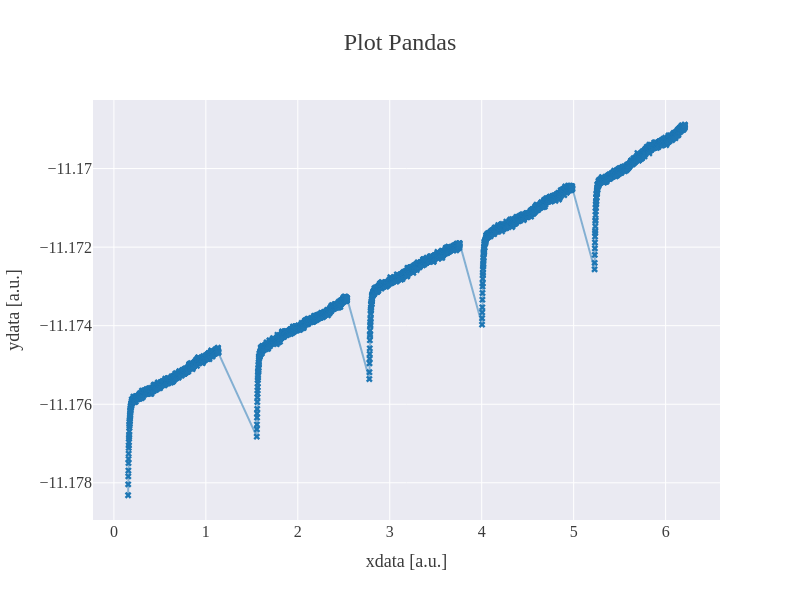
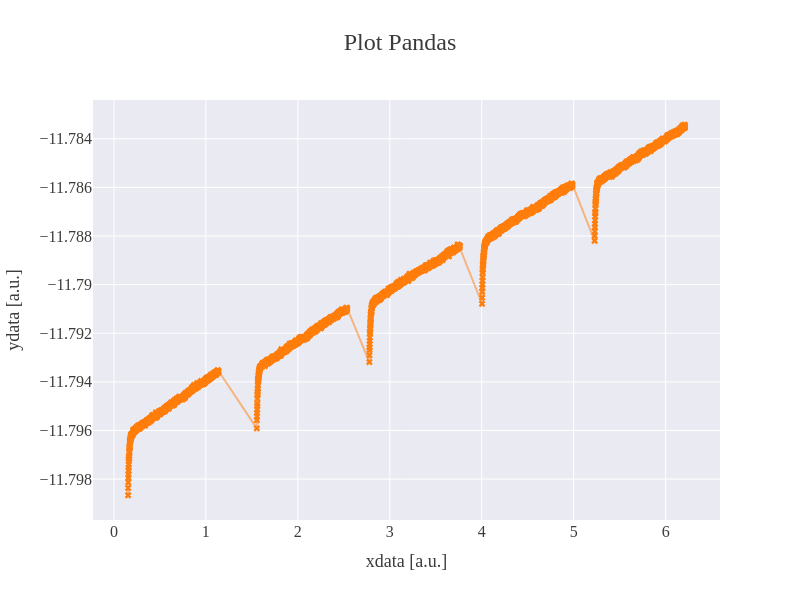
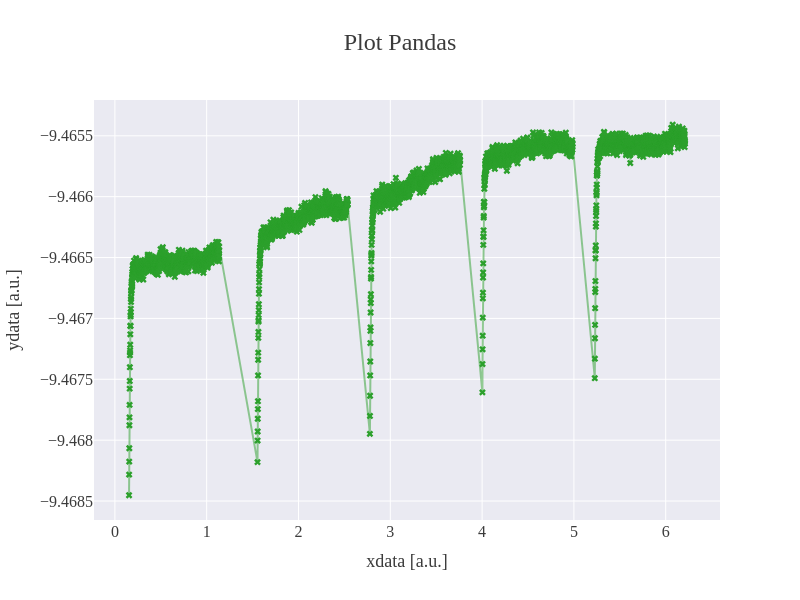
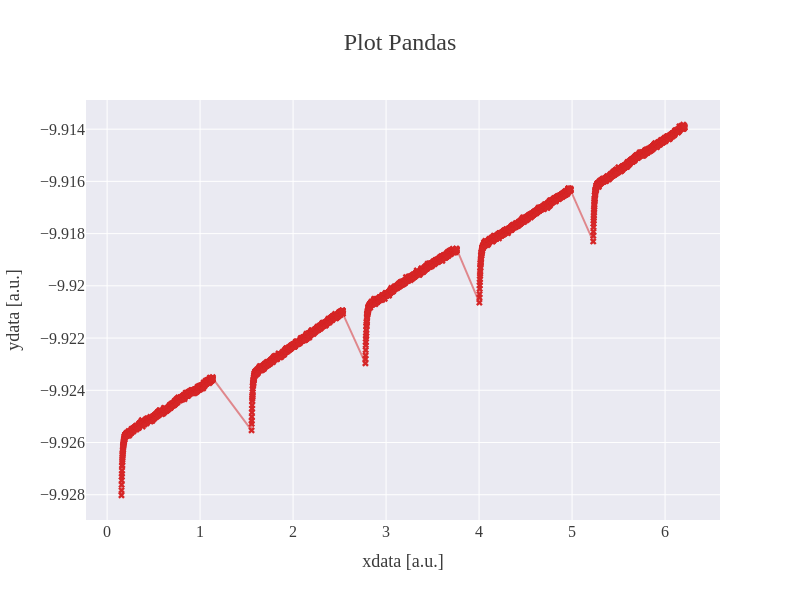

The notebook cell these images were saved under, in order:
### Code cell
# Plot each waveform column separately, with all sequence numbers on the same figure
color_cycle = itertools.cycle(colors_plotly)

for _i, col in enumerate(waveform_cols):
    plotly_fig = go.Figure(layout=custom_layout("xdata [a.u.]", "ydata [a.u.]", "Plot Pandas"))
    _x_vec = df["t8_waveform_time"]

    print(f"Plotting {col}...")
    _y_vec = df[col]
    _color = next(color_cycle)
    plotly_fig.add_scatter(
        x=_x_vec,
        y=_y_vec,
        mode="lines+markers",  # Use lines and markers for the second curve
        name=f"{col}",  # Legend label for the second curve
        marker=dict(symbol="x", color=_color),
        line=dict(color=_color.replace("rgb", "rgba").replace(")", ",0.5)")),  # Line with alpha
    )

    # Show the figure
    plotly_fig.show()
    if save_plot:
        plotly_fig.write_html(
            get_unique_fname("Results\\interactive_plot", "html"), include_mathjax="cdn"
        )  # include_mathjax='cdn' needed for Latex in html files
        plotly_fig.write_image(get_unique_fname("Results\\interactive_plot", "svg"), scale=1.0)

### Figure 1 — Plotly figure (JSON) as saved in the notebook; plotly's stock layout.template omitted (floating-point values rounded to 4 significant figures; data arrays with more than 128 entries replaced by an {"elided": "..."} marker saying what was removed)
{"data": [{"line": {"color": "rgba(31, 119, 180,0.5)"}, "marker": {"color": "rgb(31, 119, 180)", "symbol": "x"}, "mode": "lines+markers", "name": "t8_ain0_waveform", "type": "scatter", "x": {"elided": "5000 float values"}, "y": {"elided": "5000 float values"}}], "layout": {"font": {"color": "#3B3B3B", "family": "Georgia", "size": 14}, "height": 600, "title": {"font": {"size": 24}, "text": "Plot Pandas", "x": 0.5, "xanchor": "center"}, "width": 800, "xaxis": {"tickfont": {"size": 16}, "title": {"font": {"size": 18}, "text": "xdata [a.u.]"}}, "yaxis": {"tickfont": {"size": 16}, "title": {"font": {"size": 18}, "text": "ydata [a.u.]"}}}}

### Figure 2 — Plotly figure (JSON) as saved in the notebook; plotly's stock layout.template omitted (floating-point values rounded to 4 significant figures; data arrays with more than 128 entries replaced by an {"elided": "..."} marker saying what was removed)
{"data": [{"line": {"color": "rgba(255, 127, 14,0.5)"}, "marker": {"color": "rgb(255, 127, 14)", "symbol": "x"}, "mode": "lines+markers", "name": "t8_ain1_waveform", "type": "scatter", "x": {"elided": "5000 float values"}, "y": {"elided": "5000 float values"}}], "layout": {"font": {"color": "#3B3B3B", "family": "Georgia", "size": 14}, "height": 600, "title": {"font": {"size": 24}, "text": "Plot Pandas", "x": 0.5, "xanchor": "center"}, "width": 800, "xaxis": {"tickfont": {"size": 16}, "title": {"font": {"size": 18}, "text": "xdata [a.u.]"}}, "yaxis": {"tickfont": {"size": 16}, "title": {"font": {"size": 18}, "text": "ydata [a.u.]"}}}}

### Figure 3 — Plotly figure (JSON) as saved in the notebook; plotly's stock layout.template omitted (floating-point values rounded to 4 significant figures; data arrays with more than 128 entries replaced by an {"elided": "..."} marker saying what was removed)
{"data": [{"line": {"color": "rgba(44, 160, 44,0.5)"}, "marker": {"color": "rgb(44, 160, 44)", "symbol": "x"}, "mode": "lines+markers", "name": "t8_ain2_waveform", "type": "scatter", "x": {"elided": "5000 float values"}, "y": {"elided": "5000 float values"}}], "layout": {"font": {"color": "#3B3B3B", "family": "Georgia", "size": 14}, "height": 600, "title": {"font": {"size": 24}, "text": "Plot Pandas", "x": 0.5, "xanchor": "center"}, "width": 800, "xaxis": {"tickfont": {"size": 16}, "title": {"font": {"size": 18}, "text": "xdata [a.u.]"}}, "yaxis": {"tickfont": {"size": 16}, "title": {"font": {"size": 18}, "text": "ydata [a.u.]"}}}}

### Figure 4 — Plotly figure (JSON) as saved in the notebook; plotly's stock layout.template omitted (floating-point values rounded to 4 significant figures; data arrays with more than 128 entries replaced by an {"elided": "..."} marker saying what was removed)
{"data": [{"line": {"color": "rgba(214, 39, 40,0.5)"}, "marker": {"color": "rgb(214, 39, 40)", "symbol": "x"}, "mode": "lines+markers", "name": "t8_ain4_waveform", "type": "scatter", "x": {"elided": "5000 float values"}, "y": {"elided": "5000 float values"}}], "layout": {"font": {"color": "#3B3B3B", "family": "Georgia", "size": 14}, "height": 600, "title": {"font": {"size": 24}, "text": "Plot Pandas", "x": 0.5, "xanchor": "center"}, "width": 800, "xaxis": {"tickfont": {"size": 16}, "title": {"font": {"size": 18}, "text": "xdata [a.u.]"}}, "yaxis": {"tickfont": {"size": 16}, "title": {"font": {"size": 18}, "text": "ydata [a.u.]"}}}}
